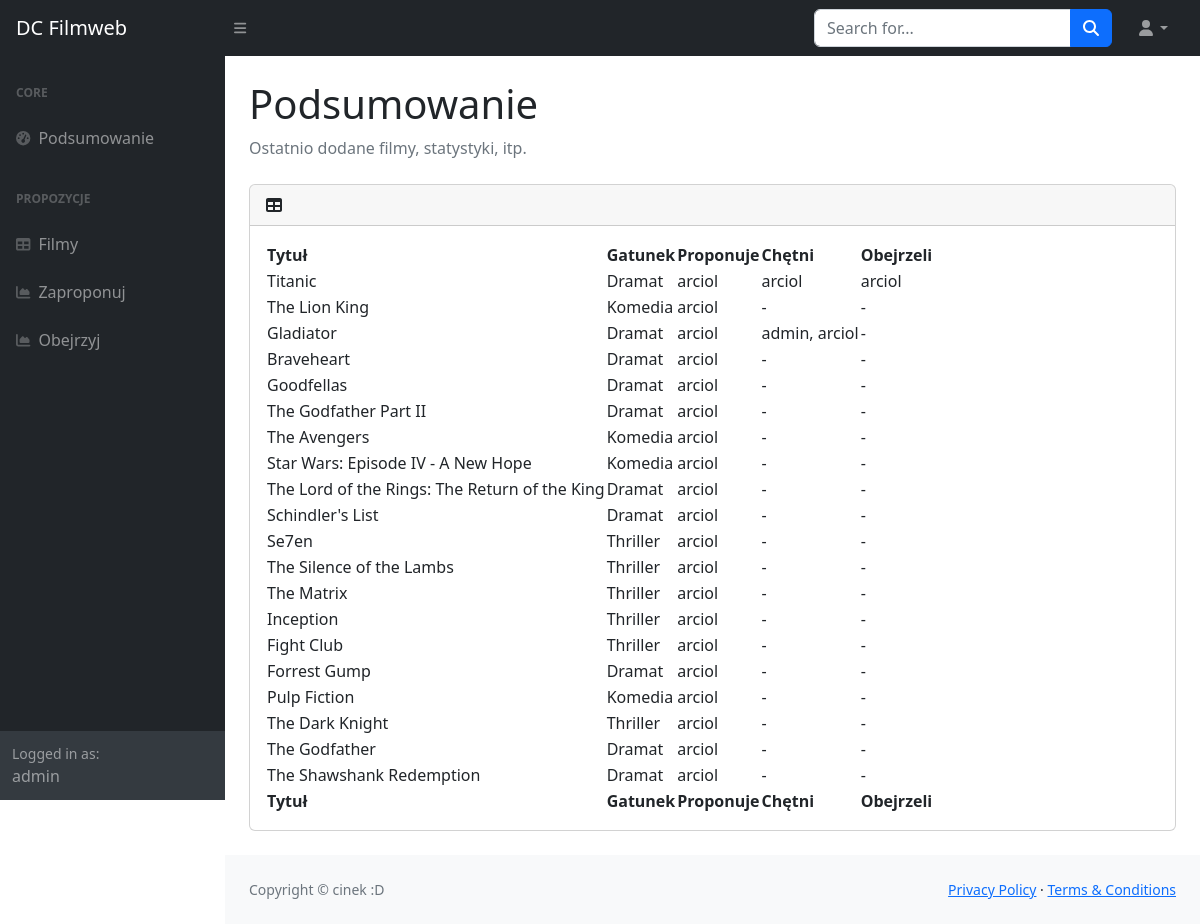
The app's page / (signed in) with its own data.
### films/models.py (models this page shows, shortened)
class Film(models.Model):
    DRAMA = "Dramat"
    HORROR = "Horror"
    THRILLER = "Thriller"
    COMEDY = "Komedia"
    CATEGORY_CHOICES = [
        (DRAMA, "Drama"),
        (HORROR, "Horror"),
        (THRILLER, "Thriller"),
        (COMEDY, "Comedy"),
    ]
    title = models.CharField(max_length=255, unique=True)
    year = models.IntegerField()
    director = models.CharField(max_length=255)
    description = models.TextField()
    category = models.CharField(max_length=8, choices=CATEGORY_CHOICES, default=DRAMA)
    created_at = models.DateTimeField(auto_now_add=True)
    updated_at = models.DateTimeField(auto_now=True)
    added_by = models.ForeignKey(
        User, on_delete=models.CASCADE, related_name="films_added", null=True
    )
    want_to_watch = models.ManyToManyField(
        User, related_name="films_to_watch", blank=True, null=True
    )
    watched = models.ManyToManyField(
        User, related_name="films_watched", null=True, blank=True
    )

### films/views.py (the view)
# urls.py: path("", films.views.dashboard, name="dashboard"),
@login_required(login_url="/oauth2/login")
def dashboard(request):
    films_list = Film.objects.all().order_by("-created_at")
    watched_films = request.user.films_watched.all().order_by("-updated_at")
    added_films = request.user.films_added.all().order_by("-created_at")
    watchlist = request.user.films_to_watch.all()
    return render(
        request,
        "dashboard.html",
        {
            "films": films_list,
            "watched_films": watched_films,
            "added_films": added_films,
            "current_user": request.user,
            "watchlist": watchlist,
        },
    )

### templates/dashboard.html
{% extends 'index.html' %}
{% block title %}
    Podsumowanie
{% endblock %}
{% block subtitle %}
    Ostatnio dodane filmy, statystyki, itp.
{% endblock %}
{% block tabelka %}
    <div class="card mb-4">
        <div class="card-header">
            <i class="fas fa-table me-1"></i>
        </div>
        <div class="card-body">
            <table id="datatablesSimple">
                <thead>
                    <tr>
                        <th>Tytuł</th>
                        <th>Gatunek</th>
                        <th>Proponuje</th>
                        <th>Chętni</th>
                        <th>Obejrzeli</th>
                    </tr>
                </thead>
                <tfoot>
                    <tr>
                        <th>Tytuł</th>
                        <th>Gatunek</th>
                        <th>Proponuje</th>
                        <th>Chętni</th>
                        <th>Obejrzeli</th>
                    </tr>
                </tfoot>
                <tbody>
                    {% for film in films %}
                    <tr>
                        <td>{{ film.title }}</td>
                        <td>{{ film.category }}</td>
                        <td>{{ film.added_by }}</td>
                        <td>{% if film.want_to_watch.all %}{{ film.want_to_watch.all|join:", " }}{% else %}-{% endif %}</td>
                        <td>{% if film.watched.all %}{{ film.watched.all|join:", " }}{% else %}-{% endif %}</td>
                    </tr>
                    {% endfor %}
                </tbody>
            </table>
        </div>
    </div>
{% endblock %}

### templates/index.html (shortened to what this page needs)
{% load static %}
<!DOCTYPE html>
<html lang="en">
    <head>
        <link href="https://cdn.jsdelivr.net/npm/simple-datatables@7.1.2/dist/style.min.css" rel="stylesheet" />
        <link href="{% static 'css/styles.css' %}" rel="stylesheet" />
    </head>
    <body class="sb-nav-fixed">
        <nav class="sb-topnav navbar navbar-expand navbar-dark bg-dark">
            <a class="navbar-brand ps-3">DC Filmweb</a>
            <button class="btn btn-link btn-sm order-1 order-lg-0 me-4 me-lg-0" id="sidebarToggle" href="#!"><i class="fas fa-bars"></i></button>
            <form class="d-none d-md-inline-block form-inline ms-auto me-0 me-md-3 my-2 my-md-0">
                <div class="input-group">
                    <input class="form-control" type="text" placeholder="Search for..." aria-label="Search for..." aria-describedby="btnNavbarSearch" />
                    <button class="btn btn-primary" id="btnNavbarSearch" type="button"><i class="fas fa-search"></i></button>
                </div>
            </form>
            <ul class="navbar-nav ms-auto ms-md-0 me-3 me-lg-4">
                <li class="nav-item dropdown">
                    <a class="nav-link dropdown-toggle" id="navbarDropdown" href="#" role="button" data-bs-toggle="dropdown" aria-expanded="false"><i class="fas fa-user fa-fw"></i></a>
                </li>
            </ul>
        </nav>
        <div id="layoutSidenav">
            <div id="layoutSidenav_nav">
                <nav class="sb-sidenav accordion sb-sidenav-dark" id="sidenavAccordion">
                    <div class="sb-sidenav-menu">
                        <div class="nav">
                            <div class="sb-sidenav-menu-heading">Core</div>
                            <a class="nav-link" href="/">
                                <div class="sb-nav-link-icon"><i class="fas fa-tachometer-alt"></i></div>
                                Podsumowanie
                            </a>
                            <div class="sb-sidenav-menu-heading">Propozycje</div>
                            <a class="nav-link" href="/films/">
                                <div class="sb-nav-link-icon"><i class="fas fa-table"></i></div>
                                Filmy
                            </a>
                            <a class="nav-link" href="/add_film/">
                                <div class="sb-nav-link-icon"><i class="fas fa-chart-area"></i></div>
                                Zaproponuj
                            </a>
                            <a class="nav-link" href="/wanna_watch/">
                                <div class="sb-nav-link-icon"><i class="fas fa-chart-area"></i></div>
                                Obejrzyj
                            </a>
                        </div>
                    </div>
                    <div class="sb-sidenav-footer">
                        <div class="small">Logged in as:</div>
                        {{ current_user }}
                    </div>
                </nav>
            </div>
            <div id="layoutSidenav_content">
                <main>
                    <div class="container-fluid px-4">
                        <h1 class="mt-4">{% block title %}{% endblock %}</h1>
                        <ol class="breadcrumb mb-4">
                            <li class="breadcrumb-item active">{% block subtitle %}{% endblock %}</li>
                        </ol>
                        {% block tabelka %}
                        {% endblock %}
                    </div>
                </main>
                <footer class="py-4 bg-light mt-auto">
                    <div class="container-fluid px-4">
                        <div class="d-flex align-items-center justify-content-between small">
                            <div class="text-muted">Copyright &copy; cinek :D</div>
                            <div>
                                <a href="#">Privacy Policy</a>
                                &middot;
                                <a href="#">Terms &amp; Conditions</a>
                            </div>
                        </div>
                    </div>
                </footer>
            </div>
        </div>
    </body>
</html>

### records on screen
Film: title "Titanic", category "Dramat", added_by "arciol", want_to_watch.all "arciol", watched.all "arciol"
Film: title "The Lion King", category "Komedia", added_by "arciol"
Film: title "Gladiator", category "Dramat", added_by "arciol", want_to_watch.all "admin, arciol"
Film: title "Braveheart", category "Dramat", added_by "arciol"
Film: title "Goodfellas", category "Dramat", added_by "arciol"
Film: title "The Godfather Part II", category "Dramat", added_by "arciol"
Film: title "The Avengers", category "Komedia", added_by "arciol"
Film: title "Star Wars: Episode IV - A New Hope", category "Komedia", added_by "arciol"
Film: title "The Lord of the Rings: The Return of the King", category "Dramat", added_by "arciol"
Film: title "Schindler's List", category "Dramat", added_by "arciol"
Film: title "Se7en", category "Thriller", added_by "arciol"
Film: title "The Silence of the Lambs", category "Thriller", added_by "arciol"
Film: title "The Matrix", category "Thriller", added_by "arciol"
Film: title "Inception", category "Thriller", added_by "arciol"
Film: title "Fight Club", category "Thriller", added_by "arciol"
Film: title "Forrest Gump", category "Dramat", added_by "arciol"
Film: title "Pulp Fiction", category "Komedia", added_by "arciol"
Film: title "The Dark Knight", category "Thriller", added_by "arciol"
Film: title "The Godfather", category "Dramat", added_by "arciol"
Film: title "The Shawshank Redemption", category "Dramat", added_by "arciol"

### other values on screen
{{ current_user }} "admin"
